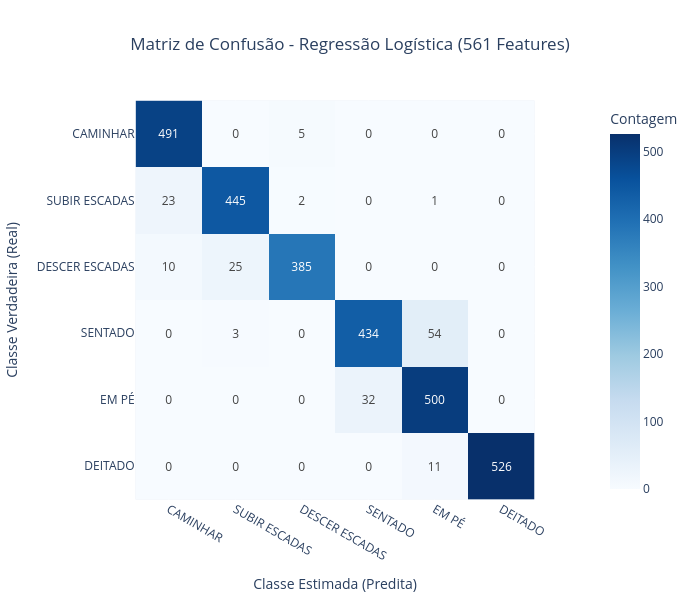

Notebook code cell kept with this figure:
### Code cell
# Nomes das 6 classes do UCI HAR (opcional, para deixar os eixos com os nomes reais)
class_names = ["CAMINHAR", "SUBIR ESCADAS", "DESCER ESCADAS", "SENTADO", "EM PÉ", "DEITADO"]

# Avaliação completa via evaluation.py
metrics = ev.evaluate_model(
    model=best_model,
    X_test=X_test,
    y_test=y_test,
    class_names=class_names,
    title="Matriz de Confusão - Regressão Logística (561 Features)"
)

### Figure 1 — Plotly figure (JSON) as saved in the notebook; plotly's stock layout.template omitted (floating-point values rounded to 4 significant figures)
{"data": [{"coloraxis": "coloraxis", "hovertemplate": "Classe Estimada: %{x}<br>Classe Verdadeira: %{y}<br>Contagem: %{z}<extra></extra>", "name": "0", "texttemplate": "%{z}", "type": "heatmap", "x": ["CAMINHAR", "SUBIR ESCADAS", "DESCER ESCADAS", "SENTADO", "EM PÉ", "DEITADO"], "xaxis": "x", "y": ["CAMINHAR", "SUBIR ESCADAS", "DESCER ESCADAS", "SENTADO", "EM PÉ", "DEITADO"], "yaxis": "y", "z": [[491, 0, 5, 0, 0, 0], [23, 445, 2, 0, 1, 0], [10, 25, 385, 0, 0, 0], [0, 3, 0, 434, 54, 0], [0, 0, 0, 32, 500, 0], [0, 0, 0, 0, 11, 526]]}], "layout": {"coloraxis": {"autocolorscale": false, "colorbar": {"title": {"text": "Contagem"}}, "colorscale": [[0, "rgb(247,251,255)"], [0.125, "rgb(222,235,247)"], [0.25, "rgb(198,219,239)"], [0.375, "rgb(158,202,225)"], [0.5, "rgb(107,174,214)"], [0.625, "rgb(66,146,198)"], [0.75, "rgb(33,113,181)"], [0.875, "rgb(8,81,156)"], [1, "rgb(8,48,107)"]]}, "height": 600, "title": {"text": "Matriz de Confusão - Regressão Logística (561 Features)", "x": 0.5}, "width": 700, "xaxis": {"anchor": "y", "constrain": "domain", "domain": [0, 1], "scaleanchor": "y", "title": {"text": "Classe Estimada (Predita)"}}, "yaxis": {"anchor": "x", "autorange": "reversed", "constrain": "domain", "domain": [0, 1], "title": {"text": "Classe Verdadeira (Real)"}}}}
